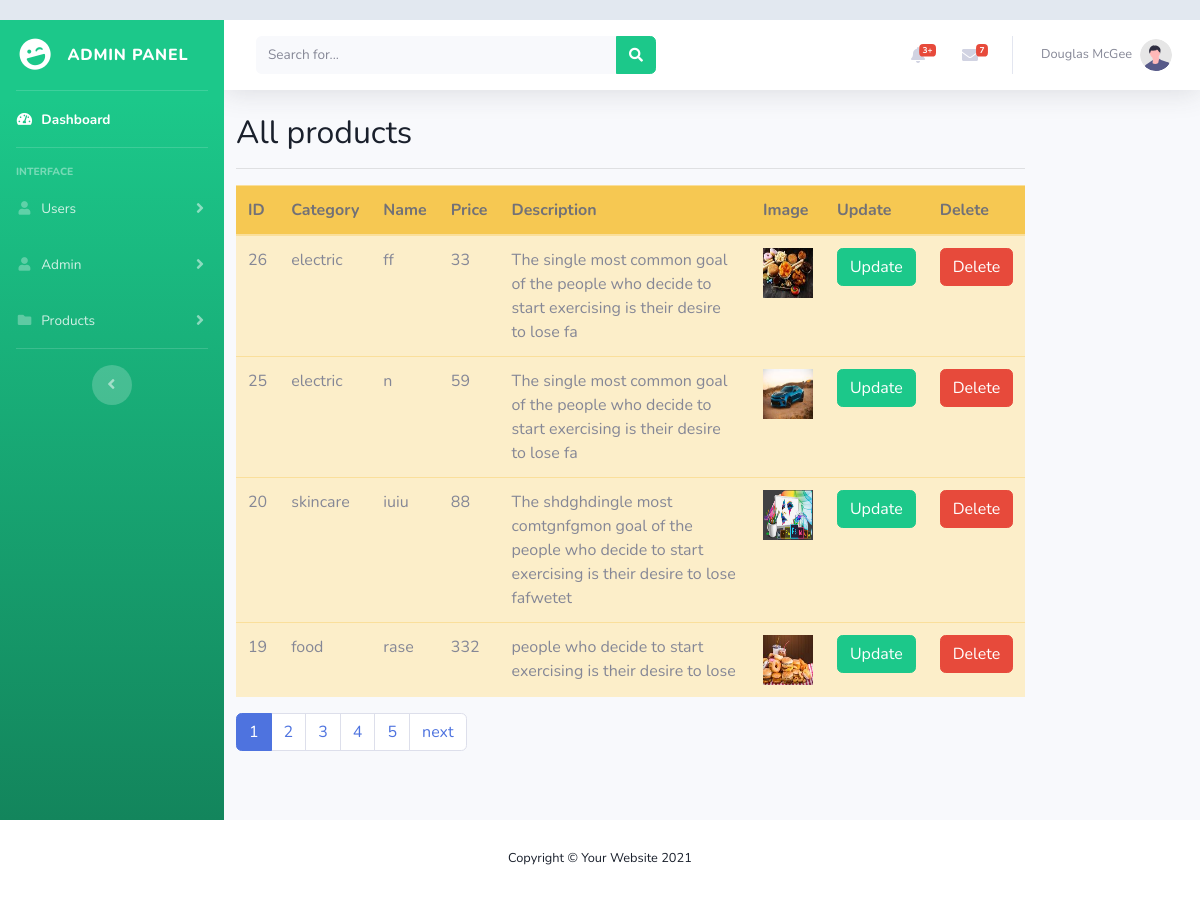
/viewproduct.php, run on the app's committed database.
### tables this page shows
CREATE TABLE `produ` (
  `id` int(33) NOT NULL,
  `pid` int(223) NOT NULL,
  `pname` varchar(288) NOT NULL,
  `price` int(222) NOT NULL,
  `des` text NOT NULL,
  `image` varchar(222) NOT NULL,
  `status` tinyint(1) NOT NULL DEFAULT 1
);

CREATE TABLE `user1` (
  `id` int(11) NOT NULL,
  `cname` varchar(222) NOT NULL,
  `ctype` varchar(332) NOT NULL,
  `email` varchar(777) NOT NULL,
  `descripition` text NOT NULL,
  `status` tinyint(1) NOT NULL DEFAULT 1
);

### viewproduct.php (the view, shortened to what this page needs)
<?php
include('admin/includes/header.php');
include('admin/includes/sidebar.php');
include('admin/includes/topbar.php');
include('config.php');
$limit = 4;
if(isset($_GET['page'])){
  $getpgno = $_GET['page'];
}else{
  $getpgno = 1;
}
$offset = ($getpgno - 1) * $limit;
$fetch = "SELECT * from produ as p INNER JOIN user1 as u on p.id  = u.id  order by pid desc limit {$offset}, {$limit}";
$query = mysqli_query($connection, $fetch);
    ?>
<div class="col-xl-10 col-lg-12 col-md-9">
                <h2>All products </h2>
                <hr>
            <table class="table table-warning">
                <thead class="bg-warning p-2 text-dark bg-opacity-10" style="opacity: 85%;">
          <tr>
            <th>ID</th>
            <th>Category</th>
            <th>Name</th>
            <th>Price</th>
            <th>Description</th>
            <th>Image</th>
            <th>Update</th>
            <th>Delete</th>
          </tr>
        </thead>
        <tbody>
          <?php
          while ($pro_data = mysqli_fetch_assoc($query)) {
            ?>
            <tr>
              <td>
                <?php echo $pro_data['pid'] ?>
              </td>
              <td>
                <?php echo $pro_data['cname'] ?>
              </td>
              <td>
                <?php echo $pro_data['pname'] ?>
              </td>
              <td>
                <?php echo $pro_data['price'] ?>
              </td>
              <td>
                <?php echo $pro_data['des'] ?>
              </td>
              <td>
                <img src="<?php echo 'img/' . $pro_data['image'] ?>" alt="" height="50px" width="50px">
              </td>
              <td ><a href="#" class="btn btn-success">Update</a></td>
              <td ><a href="#" class="btn btn-danger">Delete</a></td>
            </tr>
            <?php
        }
          ?>
        </tbody>
      </table>
      <?php
$fetchpage = "SELECT * from produ";
$query = mysqli_query($connection, $fetchpage);
  if(mysqli_num_rows($query) > 0){
    $totalRecords = mysqli_num_rows($query);
    $totalpages = ceil($totalRecords / $limit);
    echo '<ul class="pagination">';
    for($i = 1; $i <= $totalpages; $i++){
      $active = $i == $getpgno? "active" : "";
      echo '<li class="'.$active.' page-item"><a class="page-link" href="viewproduct.php?page='.$i.'">'.$i.'</a></li>';
    }
    if($getpgno < $totalpages){
      echo '<li class="page-item"><a class="page-link" href="viewproduct.php?page='.($getpgno + 1).'">next</a></li>';
    }
  }
  ?>
    </div>
  </div>
</div>
</body>
</html>
<?php
include('admin/includes/footer.php');
?>

### admin/includes/header.php (shortened to what this page needs)
<!DOCTYPE html>
<html lang="en">
<head>
    <link href="vendor/fontawesome-free/css/all.min.css" rel="stylesheet" type="text/css">
    <link href="css/sb-admin-2.min.css" rel="stylesheet">
    <link rel="stylesheet" href="../../css/userprofile.css">
</head>
<body id="page-top">

### admin/includes/sidebar.php (shortened to what this page needs)
<div id="wrapper">
 <ul class="navbar-nav bg-gradient-success sidebar sidebar-dark accordion" id="accordionSidebar">
<a class="sidebar-brand d-flex align-items-center justify-content-center" href="index.php">
    <div class="sidebar-brand-icon rotate-n-15">
        <i class="fas fa-laugh-wink"></i>
    </div>
    <div class="sidebar-brand-text mx-3">Admin Panel </div>
</a>
<hr class="sidebar-divider my-0">
<li class="nav-item active">
    <a class="nav-link" href="index.php">
        <i class="fas fa-fw fa-tachometer-alt"></i>
        <span>Dashboard</span></a>
</li>
<hr class="sidebar-divider">
<div class="sidebar-heading">
    Interface
</div>
<li class="nav-item">
    <a class="nav-link collapsed" href="#" data-toggle="collapse" data-target="#collapseTwo"
        aria-expanded="true" aria-controls="collapseTwo">
        <i class="fas fa-fw fa-user"></i>
        <span>Users</span>
    </a>
</li>
<li class="nav-item">
    <a class="nav-link collapsed" href="#" data-toggle="collapse" data-target="#collapsePages"
        aria-expanded="true" aria-controls="collapsePages">
        <i class="fas fa-fw fa-user"></i>
        <span>Admin</span>
    </a>
</li>
<li class="nav-item">
    <a class="nav-link collapsed" href="#" data-toggle="collapse" data-target="#collapsePro"
        aria-expanded="true" aria-controls="collapsePages">
        <i class="fas fa-fw fa-folder"></i>
        <span>Products</span>
    </a>
</li>
<hr class="sidebar-divider d-none d-md-block">
<div class="text-center d-none d-md-inline">
    <button class="rounded-circle border-0" id="sidebarToggle"></button>
</div>
</ul>

### admin/includes/topbar.php (shortened to what this page needs)
<div id="content-wrapper" class="d-flex flex-column">
<div id="content">
                <nav class="navbar navbar-expand navbar-light bg-white topbar mb-4 static-top shadow">
                    <form
                        class="d-none d-sm-inline-block form-inline mr-auto ml-md-3 my-2 my-md-0 mw-100 navbar-search">
                        <div class="input-group">
                            <input type="text" class="form-control bg-light border-0 small" placeholder="Search for..."
                                aria-label="Search" aria-describedby="basic-addon2">
                            <div class="input-group-append">
                                <button class="btn btn-success" type="button">
                                    <i class="fas fa-search fa-sm"></i>
                                </button>
                            </div>
                        </div>
                    </form>
                    <ul class="navbar-nav ml-auto">
                        <li class="nav-item dropdown no-arrow mx-1">
                            <a class="nav-link dropdown-toggle" href="#" id="alertsDropdown" role="button"
                                data-toggle="dropdown" aria-haspopup="true" aria-expanded="false">
                                <i class="fas fa-bell fa-fw"></i>
                                <span class="badge badge-danger badge-counter">3+</span>
                            </a>
                        </li>
                        <li class="nav-item dropdown no-arrow mx-1">
                            <a class="nav-link dropdown-toggle" href="#" id="messagesDropdown" role="button"
                                data-toggle="dropdown" aria-haspopup="true" aria-expanded="false">
                                <i class="fas fa-envelope fa-fw"></i>
                                <span class="badge badge-danger badge-counter">7</span>
                            </a>
                        </li>
                        <li class="nav-item dropdown no-arrow">
                            <a class="nav-link dropdown-toggle" href="#" id="userDropdown" role="button"
                                data-toggle="dropdown" aria-haspopup="true" aria-expanded="false">
                                <span class="mr-2 d-none d-lg-inline text-gray-600 small">Douglas McGee</span>
                                <img class="img-profile rounded-circle"
                                    src="img/undraw_profile.svg">
                            </a>
                        </li>
                    </ul>
                </nav>

### admin/includes/footer.php (shortened to what this page needs)
            <footer class="sticky-footer bg-white">
                <div class="container my-auto">
                    <div class="copyright text-center my-auto">
                        <span>Copyright &copy; Your Website 2021</span>
                    </div>
                </div>
            </footer>
</body>
</html>

### css/userprofile.css (style rules this page uses)
body { margin-top:20px; color: #1a202c; text-align: left; background-color: #e2e8f0; }

### data on the page
produ: pid "26", id.cname "electric", pname "ff", price "33", des "The single most common goal of the people who decide to start exercising is their desire to lose fa", image (picture)
produ: pid "25", id.cname "electric", pname "n", price "59", des "The single most common goal of the people who decide to start exercising is their desire to lose fa", image (picture)
produ: pid "20", id.cname "skincare", pname "iuiu", price "88", des "The shdghdingle most comtgnfgmon goal of the people who decide to start exercising is their desire to lose fafwetet", image (picture)
produ: pid "19", id.cname "food", pname "rase", price "332", des "people who decide to start exercising is their desire to lose", image (picture)
